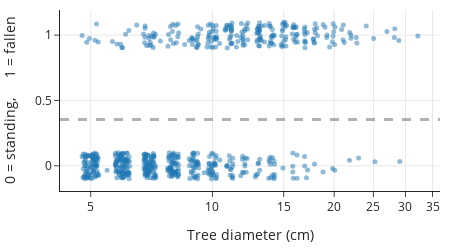

The cell this chart's notebook holds for it:
### Markdown cell above
Having this 0-1 feature also lets us make a plot to show the relationship between tree diameter and windthrow. This is analogous to our process for linear regression, where we make scatterplots of the outcome variable against explanatory variable(s) (see {numref}`Chapter %s <ch:linear>`).

Here we plot the tree status against the diameter, but we add a small amount of random noise to the status to help us see the density of 0 and 1 values at each diameter. As before, we jitter the diameter values too and adjust the opacity of the markers to reduce overplotting. We also add a horizontal line at the proportion of fallen trees:

### Code cell
fig = px.scatter(x=jitter(trees['diameter'], amt=0.5), 
                 y = jitter(trees['status_0_1']), 
                 log_x=True, width=450, height=250)

fig.update_traces(marker=dict(opacity=0.5, size=5))
fig.add_hline(y=pr_fallen, line_width=3, line_dash="dash", line_color="black")
fig.update_layout(xaxis_title="Tree diameter (cm)",
                  yaxis_title="0 = standing,     1 = fallen")

fig

### Figure 1 — Plotly figure (JSON) as saved in the notebook; plotly's stock layout.template omitted (floating-point values rounded to 4 significant figures; data arrays with more than 128 entries replaced by an {"elided": "..."} marker saying what was removed)
{"data": [{"hovertemplate": "x=%{x}<br>y=%{y}<extra></extra>", "legendgroup": "", "marker": {"color": "#1F77B4", "opacity": 0.5, "size": 5, "symbol": "circle"}, "mode": "markers", "name": "", "orientation": "v", "showlegend": false, "type": "scatter", "x": {"elided": "659 float values"}, "xaxis": "x", "y": {"elided": "659 float values"}, "yaxis": "y"}], "layout": {"height": 250, "legend": {"tracegroupgap": 0}, "shapes": [{"line": {"color": "black", "dash": "dash", "width": 3}, "type": "line", "x0": 0, "x1": 1, "xref": "x domain", "y0": 0.3536, "y1": 0.3536, "yref": "y"}], "width": 450, "xaxis": {"anchor": "y", "autorange": true, "domain": [0, 1], "range": [0.6231, 1.563], "title": {"text": "Tree diameter (cm)"}, "type": "log"}, "yaxis": {"anchor": "x", "autorange": true, "domain": [0, 1], "range": [-0.1928, 1.192], "title": {"text": "0 = standing,     1 = fallen"}, "type": "linear"}}}
